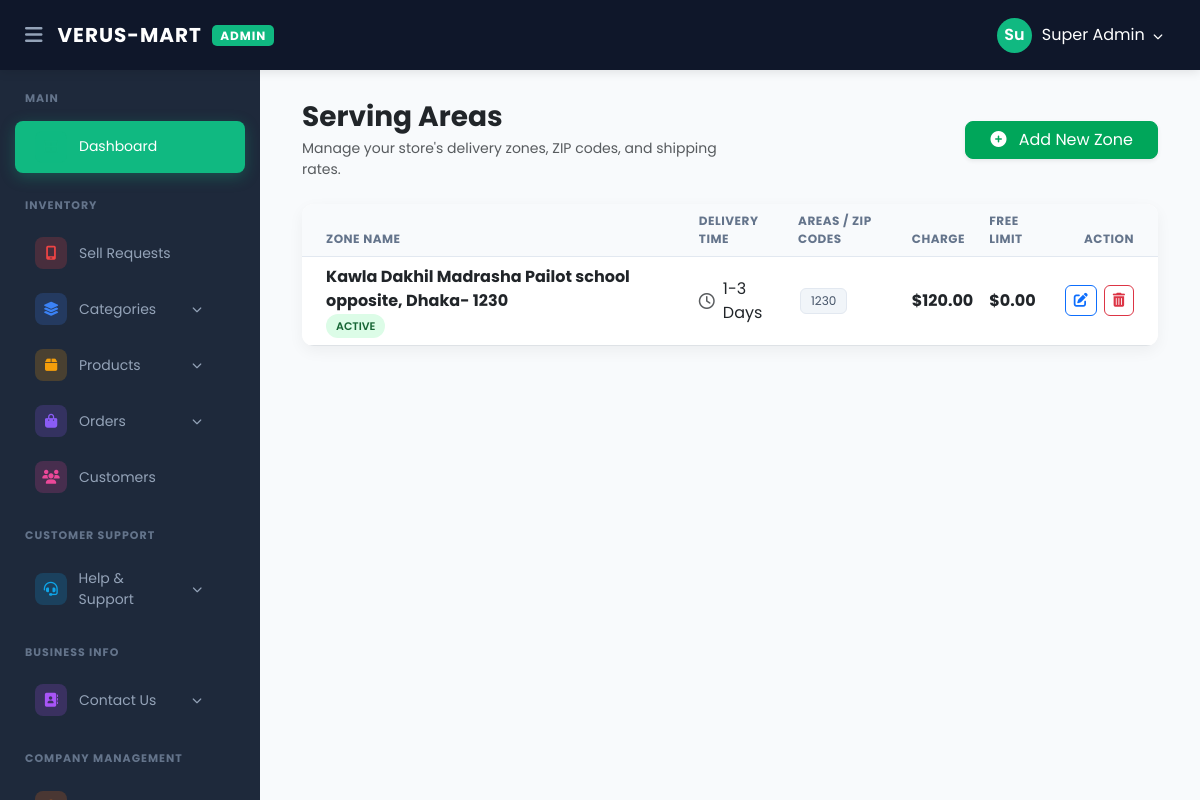
Screenshot of /verusmart/admin/serving-area.php (signed in) with the database file from the repository.
### tables this page shows
CREATE TABLE `serving_areas` (
  `id` int(11) NOT NULL,
  `zone_name` varchar(255) NOT NULL,
  `delivery_time` varchar(100) DEFAULT NULL,
  `areas` text DEFAULT NULL,
  `delivery_charge` varchar(50) DEFAULT NULL,
  `free_delivery_limit` int(11) DEFAULT NULL,
  `status` varchar(20) DEFAULT 'active'
);

### verusmart/admin/serving-area.php (the view, shortened to what this page needs)
<?php
include 'header.php';
include 'sidebar.php';
$result = mysqli_query($conn, "SELECT * FROM serving_areas ORDER BY id DESC");
?>
<main class="main-content">
    <div class="container-fluid">
        <div class="row align-items-center mb-4">
            <div class="col-md-6">
                <h3 class="fw-bold text-dark mb-1">Serving Areas</h3>
                <p class="text-muted small mb-0">Manage your store's delivery zones, ZIP codes, and shipping rates.</p>
            </div>
            <div class="col-md-6 text-md-end mt-3 mt-md-0">
                <button class="btn btn-success px-4 rounded-3 shadow-sm" data-bs-toggle="modal" data-bs-target="#addZoneModal">
                    <i class="fas fa-plus-circle me-2"></i> Add New Zone
                </button>
            </div>
        </div>
        <div class="page-card">
            <div class="table-responsive">
                <table class="table table-hover align-middle mb-0">
                    <thead>
                        <tr>
                            <th class="ps-4">Zone Name</th>
                            <th>Delivery Time</th>
                            <th>Areas / ZIP Codes</th>
                            <th>Charge</th>
                            <th>Free Limit</th>
                            <th class="text-end pe-4">Action</th>
                        </tr>
                    </thead>
                    <tbody>
                        <?php if(mysqli_num_rows($result) > 0): ?>
                            <?php while($row = mysqli_fetch_assoc($result)): ?>
                            <tr>
                                <td class="ps-4">
                                    <div class="fw-bold text-dark"><?php echo htmlspecialchars($row['zone_name']); ?></div>
                                    <span class="status-badge bg-active">Active</span>
                                </td>
                                <td>
                                    <div class="d-flex align-items-center">
                                        <i class="far fa-clock text-muted me-2"></i>
                                        <span><?php echo htmlspecialchars($row['delivery_time']); ?></span>
                                    </div>
                                </td>
                                <td style="max-width: 350px;">
                                    <?php
                                    $tags = explode(',', $row['areas']);
                                    foreach($tags as $t) {
                                        echo "<span class='area-chip'>".trim(htmlspecialchars($t))."</span>";
                                    }
                                    ?>
                                </td>
                                <td><span class="fw-bold">$<?php echo number_format($row['delivery_charge'], 2); ?></span></td>
                                <td><span class="fw-bold">$<?php echo number_format($row['free_delivery_limit'], 2); ?></span></td>
                                <td class="text-end pe-4">
                                    <div class="btn-group">
                                        <button class="btn btn-sm btn-outline-primary rounded-2 me-2"
                                                onclick='editZone(<?php echo json_encode($row); ?>)'>
                                            <i class="fas fa-edit"></i>
                                        </button>
                                        <a href="?delete=<?php echo $row['id']; ?>"
                                           class="btn btn-sm btn-outline-danger rounded-2"
                                           onclick="return confirm('Are you sure you want to delete this zone?')">
                                            <i class="fas fa-trash-alt"></i>
                                        </a>
                                    </div>
                                </td>
                            </tr>
                            <?php endwhile; ?>
                        <?php else: ?>
                            <tr>
                                <td colspan="6" class="text-center py-5 text-muted">No serving areas found. Click "Add New Zone" to start.</td>
                            </tr>
                        <?php endif; ?>
                    </tbody>
                </table>
            </div>
        </div>
    </div>
</main>
</body>
</html>

### verusmart/admin/header.php (style rules this page uses)
:root { --sidebar-width: 260px; --top-bg: #0f172a; --primary-blue: #3b82f6; }
* { margin: 0; padding: 0; box-sizing: border-box; font-family: 'Poppins', sans-serif; }
body { background: #f8fafc; overflow-x: hidden; }

### verusmart/admin/serving-area.php (style rules this page uses)
:root { --primary-green: #00a65a; --dark-navy: #1e293b; }
.main-content { margin-left: 260px; padding: 100px 30px 30px; transition: 0.3s; min-height: 100vh; background: #f8fafc; }
.page-card { background: #fff; border-radius: 12px; box-shadow: 0 5px 15px rgba(0,0,0,0.05); border: none; overflow: hidden; }
.status-badge { padding: 4px 10px; border-radius: 20px; font-size: 11px; font-weight: 600; text-transform: uppercase; }
.bg-active { background: #dcfce7; color: #166534; }
.area-chip { background: #f1f5f9; padding: 3px 10px; border-radius: 6px; font-size: 12px; margin: 2px; display: inline-block; color: #475569; border: 1px solid #e2e8f0; }
.table thead th { background: #f8fafc; color: #64748b; font-size: 12px; font-weight: 700; text-transform: uppercase; letter-spacing: 0.5px; border-bottom: 1px solid #e2e8f0; }
.btn-success { background-color: var(--primary-green); border-color: var(--primary-green); }

### rows the page displays
serving_areas: zone_name "Kawla Dakhil Madrasha Pailot school opposite, Dhaka- 1230", delivery_time "1-3 Days", areas "1230", delivery_charge "120.00", free_delivery_limit "0.00"

### other values shown
substr($_SESSION['admin_name'], 0, 2) "Su"
$_SESSION['admin_name'] "Super Admin"
